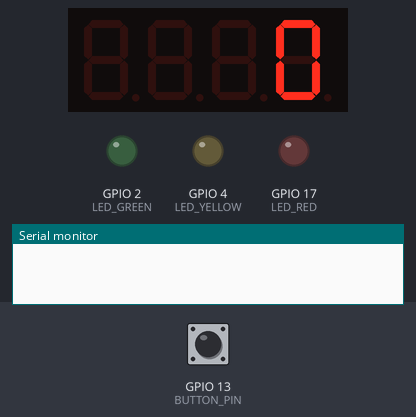
This program was run on a simulated ESP32. Shown: 4-digit seven-segment display, output pins drawn as LEDs (lit = HIGH), the last lines printed to the serial monitor. Inputs (shaded band) come from the test bench; at power-on: GPIO 13 (BUTTON_PIN) HIGH.

Above: at 0.1 s.
1.7 s: GPIO 13 (BUTTON_PIN) pulled LOW for 0.15 s
At 2.8 s:
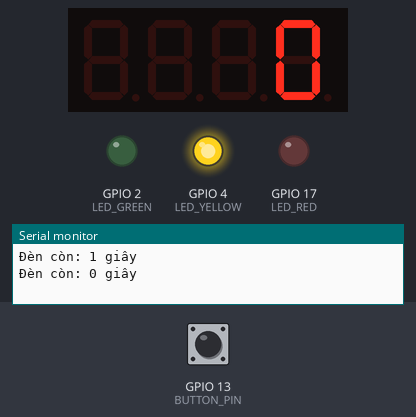
At 3.8 s:
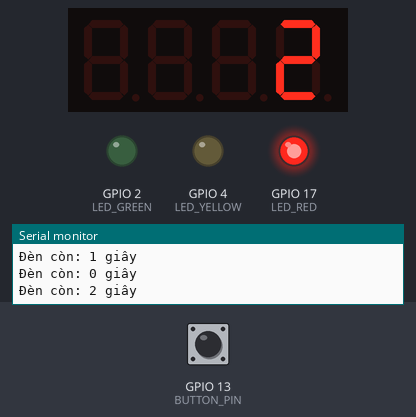
4.8 s: GPIO 13 (BUTTON_PIN) pulled LOW for 1 s
At 6.4 s:
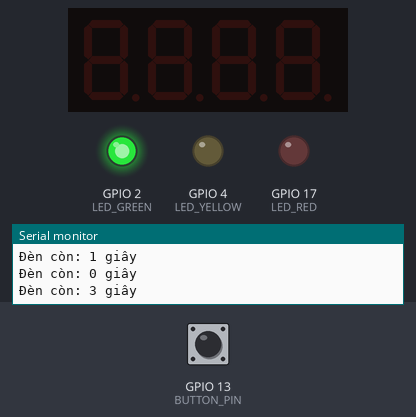
Timing chart, 0 to 13.5 s (numbered marks = the images above; inputs shaded):
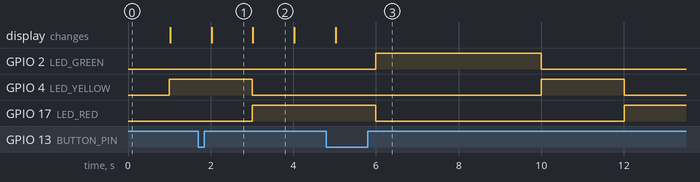

The program:

main.cpp
```cpp
#include <Arduino.h>
#include <TM1637Display.h>

// Khai báo chân GPIO cho LED
#define LED_GREEN 2
#define LED_YELLOW 4
#define LED_RED 17

// Khai báo chân cho nút bấm
#define BUTTON_PIN 13

// Khai báo chân TM1637
#define CLK 25
#define DIO 26

TM1637Display display(CLK, DIO);

bool showCountdown = false;  // Trạng thái hiển thị số giây
unsigned long previousMillis = 0;
int currentCountdown = 0;
int currentLight = 0;

// Thời gian sáng của từng đèn
int lightDurations[] = {3, 1, 2};
int lightPins[] = {LED_GREEN, LED_YELLOW, LED_RED};

void IRAM_ATTR handleButtonPress() {
  showCountdown = !showCountdown;  // Đảo trạng thái hiển thị
}

void setup() {
  // Khởi tạo LED
  pinMode(LED_GREEN, OUTPUT);
  pinMode(LED_YELLOW, OUTPUT);
  pinMode(LED_RED, OUTPUT);

  // Khởi tạo nút bấm với PULLUP
  pinMode(BUTTON_PIN, INPUT_PULLUP);
  attachInterrupt(digitalPinToInterrupt(BUTTON_PIN), handleButtonPress, FALLING);

  // Khởi tạo Serial
  Serial.begin(115200);

  // Khởi tạo TM1637
  display.setBrightness(7);
  display.showNumberDec(0, false);
}

void loop() {
  unsigned long currentMillis = millis();

  // Nếu đã đủ 1 giây, cập nhật bộ đếm
  if (currentMillis - previousMillis >= 1000) {
    previousMillis = currentMillis;

    if (currentCountdown == 0) {
      // Chuyển sang đèn tiếp theo
      currentLight = (currentLight + 1) % 3;
      currentCountdown = lightDurations[currentLight];

      // Tắt tất cả đèn
      digitalWrite(LED_GREEN, LOW);
      digitalWrite(LED_YELLOW, LOW);
      digitalWrite(LED_RED, LOW);

      // Bật đèn tương ứng
      digitalWrite(lightPins[currentLight], HIGH);
    } else {
      currentCountdown--; // Giảm bộ đếm
    }

    // Hiển thị số giây nếu bật hiển thị
    if (showCountdown) {
      display.showNumberDec(currentCountdown, false);
    } else {
      display.clear();
    }

    Serial.print("Đèn còn: ");
    Serial.print(currentCountdown);
    Serial.println(" giây");
  }
}
```

Measured:
- after the input at 1.7 s, the display: changes after 0.32 s (image 1)
- what the display in image 1 shows lasts 1.0 s, from 2.0 s to 3.0 s
